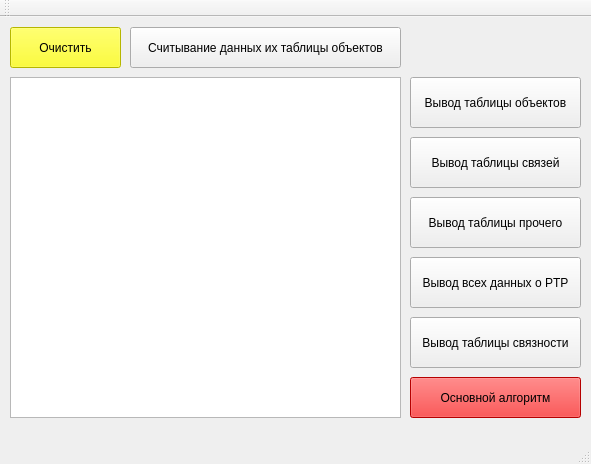
<?xml version="1.0" encoding="UTF-8"?>
<ui version="4.0">
 <class>MainWindow</class>
 <widget class="QMainWindow" name="MainWindow">
  <property name="geometry">
   <rect>
    <x>0</x>
    <y>0</y>
    <width>591</width>
    <height>464</height>
   </rect>
  </property>
  <property name="windowTitle">
   <string>MainWindow</string>
  </property>
  <widget class="QWidget" name="centralWidget">
   <widget class="QTextEdit" name="textEdit">
    <property name="geometry">
     <rect>
      <x>10</x>
      <y>60</y>
      <width>391</width>
      <height>341</height>
     </rect>
    </property>
   </widget>
   <widget class="QPushButton" name="pushButton">
    <property name="geometry">
     <rect>
      <x>10</x>
      <y>10</y>
      <width>111</width>
      <height>41</height>
     </rect>
    </property>
    <property name="styleSheet">
     <string notr="true">background: yellow</string>
    </property>
    <property name="text">
     <string>Очистить</string>
    </property>
   </widget>
   <widget class="QPushButton" name="pushButton_2">
    <property name="geometry">
     <rect>
      <x>410</x>
      <y>60</y>
      <width>171</width>
      <height>51</height>
     </rect>
    </property>
    <property name="text">
     <string>Вывод таблицы объектов</string>
    </property>
   </widget>
   <widget class="QPushButton" name="pushButton_3">
    <property name="geometry">
     <rect>
      <x>410</x>
      <y>120</y>
      <width>171</width>
      <height>51</height>
     </rect>
    </property>
    <property name="text">
     <string>Вывод таблицы связей</string>
    </property>
   </widget>
   <widget class="QPushButton" name="pushButton_4">
    <property name="geometry">
     <rect>
      <x>410</x>
      <y>180</y>
      <width>171</width>
      <height>51</height>
     </rect>
    </property>
    <property name="text">
     <string>Вывод таблицы прочего</string>
    </property>
   </widget>
   <widget class="QPushButton" name="pushButton_5">
    <property name="geometry">
     <rect>
      <x>130</x>
      <y>10</y>
      <width>271</width>
      <height>41</height>
     </rect>
    </property>
    <property name="text">
     <string>Считывание данных их таблицы объектов</string>
    </property>
   </widget>
   <widget class="QPushButton" name="pushButton_6">
    <property name="geometry">
     <rect>
      <x>410</x>
      <y>240</y>
      <width>171</width>
      <height>51</height>
     </rect>
    </property>
    <property name="text">
     <string>Вывод всех данных о PTP</string>
    </property>
   </widget>
   <widget class="QPushButton" name="pushButton_7">
    <property name="geometry">
     <rect>
      <x>410</x>
      <y>360</y>
      <width>171</width>
      <height>41</height>
     </rect>
    </property>
    <property name="styleSheet">
     <string notr="true">background: red;</string>
    </property>
    <property name="text">
     <string>Основной алгоритм</string>
    </property>
   </widget>
   <widget class="QPushButton" name="pushButton_8">
    <property name="geometry">
     <rect>
      <x>410</x>
      <y>300</y>
      <width>171</width>
      <height>51</height>
     </rect>
    </property>
    <property name="text">
     <string>Вывод таблицы связности</string>
    </property>
   </widget>
  </widget>
  <widget class="QMenuBar" name="menuBar">
   <property name="geometry">
    <rect>
     <x>0</x>
     <y>0</y>
     <width>591</width>
     <height>21</height>
    </rect>
   </property>
  </widget>
  <widget class="QToolBar" name="mainToolBar">
   <attribute name="toolBarArea">
    <enum>TopToolBarArea</enum>
   </attribute>
   <attribute name="toolBarBreak">
    <bool>false</bool>
   </attribute>
  </widget>
  <widget class="QStatusBar" name="statusBar"/>
 </widget>
 <layoutdefault spacing="6" margin="11"/>
 <resources/>
 <connections/>
</ui>
